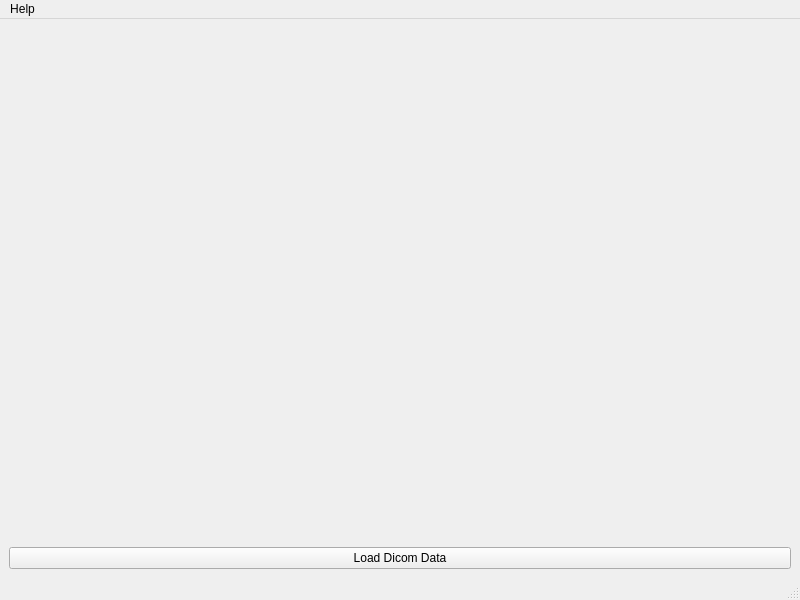
<?xml version="1.0" encoding="UTF-8"?>
<ui version="4.0">
 <class>MainWindow</class>
 <widget class="QMainWindow" name="MainWindow">
  <property name="geometry">
   <rect>
    <x>0</x>
    <y>0</y>
    <width>800</width>
    <height>600</height>
   </rect>
  </property>
  <property name="windowTitle">
   <string>DicomVis</string>
  </property>
  <widget class="QWidget" name="centralwidget">
   <layout class="QGridLayout" name="gridLayout">
    <item row="0" column="0">
     <layout class="QVBoxLayout" name="verticalLayout">
      <item>
       <widget class="QWidget" name="placeholderWidget" native="true">
        <layout class="QGridLayout" name="gridLayout_2"/>
       </widget>
      </item>
      <item>
       <widget class="QPushButton" name="loadStudyBtn">
        <property name="text">
         <string>Load Dicom Data</string>
        </property>
        <property name="flat">
         <bool>false</bool>
        </property>
       </widget>
      </item>
     </layout>
    </item>
   </layout>
  </widget>
  <widget class="QMenuBar" name="menubar">
   <property name="geometry">
    <rect>
     <x>0</x>
     <y>0</y>
     <width>800</width>
     <height>22</height>
    </rect>
   </property>
   <widget class="QMenu" name="menuHelp">
    <property name="title">
     <string>Help</string>
    </property>
    <addaction name="actionAbout"/>
   </widget>
   <addaction name="menuHelp"/>
  </widget>
  <widget class="QStatusBar" name="statusbar"/>
  <action name="actionAbout">
   <property name="text">
    <string>About</string>
   </property>
  </action>
 </widget>
 <resources/>
 <connections/>
</ui>
